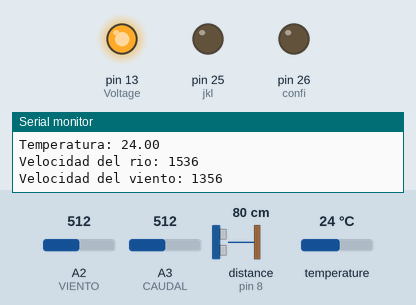
Simulated run of this sketch. Board: Arduino Mega 2560, built with avr-gcc and run on an emulated ATmega2560. Shown: output pins drawn as LEDs (lit = HIGH), the last lines printed to the serial monitor. The inputs (shaded band) are chosen by the test bench; at power-on: A2 (VIENTO) = 512, A3 (CAUDAL) = 512, distance to the obstacle (sensor on pin 8) 80 cm, temperature 24 °C. The echo pulse lasts 58.3 µs per cm.

Above: at 5.7 s.
At 61.6 s:
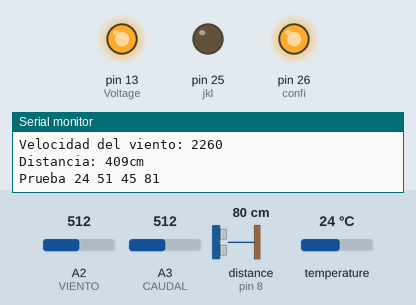
Timing chart, 0 to 63.1 s (numbered marks = the images above):
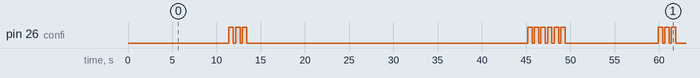

Measured:
- by itself, pin 26 (confi): repeats every 48.5 s: 2 × (LOW 0.25 s, HIGH 0.50 s), LOW 31.8 s, 5 × (HIGH 0.50 s, LOW 0.25 s), HIGH 0.50 s, LOW 10.5 s, HIGH 0.50 s

The sketch:

RiverRun.ino
```cpp
#include <NewPing.h> // libreria para sonar ultrasonico
#include <OneWire.h> // libreria para comunicacion serial
#include <DallasTemperature.h> //libreria para formulas de temperatura

#define ONE_WIRE_BUS 6
#define Voltage 13
#define TRIGGER_PIN  7
#define ECHO_PIN     8
#define MAX_DISTANCE 200
#define valpass 5

int abc = 22; //Marcado
int def = 23;
int ghi = 24;
int jkl = 25;
int confi = 26;
int val = 0;
int VIENTO = A2;
int CAUDAL = A3;
char cadena[50];
int pass = 0;
int temp = 0;
int us = 0;
int viento = 0;
int caudal = 0;

OneWire oneWire(ONE_WIRE_BUS); // creacion objeto one wire
DallasTemperature sensors(&oneWire); // enlace para lecturas a objeto dallas temperature
NewPing sonar(TRIGGER_PIN, ECHO_PIN, MAX_DISTANCE);//creacion objeto sonar

void setup(void)
{
  pinMode(confi,OUTPUT);
  Serial.begin(9600);
  sensors.begin();
  pinMode(Voltage,OUTPUT);
  digitalWrite(Voltage, HIGH);
}


void loop(void)
{
  delay(1000);
  temperatura();
  velocidadCaudal();
  velocidadViento();
  ultrasonico();
  if (pass == valpass){
    Serial.print("Prueba ");
    Serial.println(cadena);
     con();
     recorrido();
     env();
    pass=0;
    Serial.println(pass);
  }
  pass++;
  memset(cadena, 0, sizeof(cadena));
}

void recorrido (void){


  for (int p =0; p <= strlen(cadena); p++){
    if(cadena[p] == '0'){
      a();
    }
      if(cadena[p] == '1'){
      b();
    }
      if(cadena[p] == '2'){
      c();
    }
      if(cadena[p] == '3'){
      d();
    }
      if(cadena[p] == '4'){
      e();
    }
      if(cadena[p] == '5'){
      f();
    }

      if(cadena[p] == '6'){
      g();
    }

     if(cadena[p] ==  '7'){
      h();
    }

      if(cadena[p] == '8'){
      i();
    }

      if(cadena[p] == '9'){
      j();
    }

      if(cadena[p] == '.'){
      k();
    }

      if(cadena[p] == ' '){
      l();
    }
  }
}

void temperatura(void){
  sensors.requestTemperatures();
  Serial.print("Temperatura: ");
  Serial.println(sensors.getTempCByIndex(0));
  temp = sensors.getTempCByIndex(0);
  if (pass==valpass){
    char ct[5];
    sprintf(ct,"%d ",temp);
    strcat(cadena, ct);
    temp = 0;
  }
}

void ultrasonico(void){
  us += sonar.ping_median();
  Serial.print("Distancia: ");
  Serial.print(us / US_ROUNDTRIP_CM);
  Serial.println("cm");
  if (pass==valpass){
    int division = (us / US_ROUNDTRIP_CM/valpass);
    char cu[5];
    sprintf(cu,"%d ",division);
    strcat(cadena, cu);
    us= 0;
  }
}

void velocidadViento(void){
  int val = analogRead(VIENTO);
    viento += val-60;
  Serial.print("Velocidad del viento: ");
  Serial.println(viento);
  if (pass==valpass){
    int division = viento/valpass;
    division = division/10;
    char cvv[5];
    sprintf(cvv,"%d ",division);
    strcat(cadena, cvv);
    viento = 0;
  }
}

void velocidadCaudal(void){
  caudal+= analogRead(CAUDAL);
  Serial.print("Velocidad del rio: ");
  Serial.println(caudal);
  if (pass==valpass){
    int division = caudal/valpass;
    division = division/10;
    char cvc[5];
    sprintf(cvc,"%d ",division);
    strcat(cadena, cvc);
    caudal = 0;
  }
}

  void con(void){ // Escritura
  digitalWrite(confi,HIGH);
  delay(500);
  digitalWrite(confi,LOW);
  delay(250);
  digitalWrite(confi,HIGH);
  delay(500);
  digitalWrite(confi,LOW);
  delay(250);
  digitalWrite(confi,HIGH);
  delay(500);
  digitalWrite(confi,LOW);
  delay(1000);
  }

void env(void){
   digitalWrite(confi,HIGH);
  delay(500);
  digitalWrite(confi,LOW);
  delay(250);
  digitalWrite(confi,HIGH);
  delay(500);
  digitalWrite(confi,LOW);
  delay(250);
  digitalWrite(confi,HIGH);
  delay(500);
  digitalWrite(confi,LOW);
  delay(250);
  digitalWrite(confi,HIGH);
  delay(500);
  digitalWrite(confi,LOW);
  delay(250);
  digitalWrite(confi,HIGH);
  delay(500);
  digitalWrite(confi,LOW);
  delay(250);
  digitalWrite(confi,HIGH);
  delay(500);
  digitalWrite(confi,LOW);
  delay(1000);
 }
void a(void){
   pinMode(abc, HIGH);
   delay(500);
   pinMode(abc,LOW);
   delay(1000);
  }

  void b(void){
    pinMode(abc, HIGH);
    delay(500);
    pinMode(abc,LOW);
    delay(250);
    pinMode(abc, HIGH);
    delay(500);
    pinMode(abc,LOW);
  delay(1000);
  }

  void c(void){
   pinMode(abc, HIGH);
    delay(500);
    pinMode(abc,LOW);
    delay(250);
    pinMode(abc, HIGH);
    delay(500);
    pinMode(abc,LOW);
    delay(250);
    pinMode(abc, HIGH);
    delay(500);
    pinMode(abc,LOW);
    delay(1000);
  }

  void d(void){
   pinMode(def, HIGH);
    delay(500);
    pinMode(def,LOW);
    delay(1000);
  }

  void e(void){
   pinMode(def, HIGH);
    delay(500);
    pinMode(def,LOW);
    delay(250);
    pinMode(def, HIGH);
    delay(500);
    pinMode(def,LOW);
    delay(1000);
  }

  void f(void){
   pinMode(def, HIGH);
    delay(500);
    pinMode(def,LOW);
    delay(250);
    pinMode(def, HIGH);
    delay(500);
    pinMode(def,LOW);
    delay(250);
    pinMode(def, HIGH);
    delay(500);
    pinMode(def,LOW);
    delay(1000);
  }

   void g(void){
   pinMode(ghi, HIGH);
    delay(500);
    pinMode(ghi,LOW);
    delay(1000);
  }

  void h(void){
   pinMode(ghi, HIGH);
    delay(500);
    pinMode(ghi,LOW);
    delay(250);
    pinMode(ghi, HIGH);
    delay(500);
    pinMode(ghi,LOW);
    delay(1000);
  }

  void i(void){
   pinMode(ghi, HIGH);
    delay(500);
    pinMode(ghi,LOW);
    delay(250);
    pinMode(ghi, HIGH);
    delay(500);
    pinMode(ghi,LOW);
    delay(250);
    pinMode(ghi, HIGH);
    delay(500);
    pinMode(ghi,LOW);
    delay(1000);
  }

  void j(void){
   pinMode(jkl, HIGH);
    delay(500);
    pinMode(jkl,LOW);
    delay(1000);
  }

  void k(void){
   pinMode(jkl, HIGH);
    delay(500);
    pinMode(jkl,LOW);
    delay(250);
    pinMode(jkl, HIGH);
    delay(500);
    pinMode(jkl,LOW);
    delay(1000);
  }

  void l(void){
   pinMode(jkl, HIGH);
    delay(500);
    pinMode(jkl,LOW);
    delay(250);
    pinMode(jkl, HIGH);
    delay(500);
    pinMode(jkl,LOW);
    delay(250);
    pinMode(jkl, HIGH);
    delay(500);
    pinMode(jkl,LOW);
    delay(1000);
  }
```
